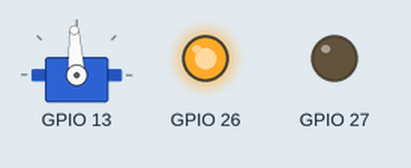
This sketch was run on a simulated ESP32. On the bench: servo, output pins drawn as LEDs (lit = HIGH). Servo pulses on a pin are drawn as a servo (544–2400 µs = 0–180°); what the sketch prints to the serial monitor is not drawn.

Above: at 0.05 s.
At 10.0 s:
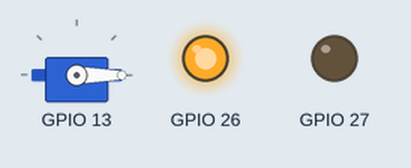
At 20.0 s:
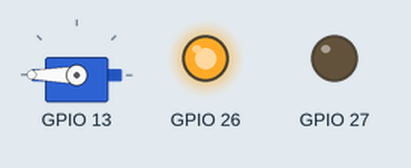
Timing chart, 0 to 23.0 s (numbered marks = the images above):
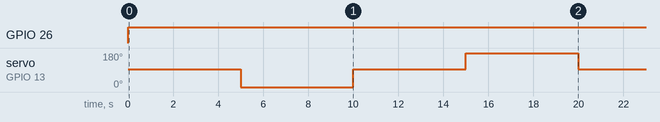

The sketch:

MCPWM.ino
```cpp
//舵机与电机结合到一起

#include "driver/mcpwm.h"

void setup() {
  Serial.begin(115200);

  //初始化gpio口
  mcpwm_gpio_init(MCPWM_UNIT_1,MCPWM1A,13);//设置舵机脚
  mcpwm_gpio_init(MCPWM_UNIT_0,MCPWM0A,26);//设置电机
  mcpwm_gpio_init(MCPWM_UNIT_0,MCPWM0B,27);//设置电机

  //通过mcpwm_config_t结构体为定时器设置频率和初始值  舵机
  mcpwm_config_t servo_pwm_config;
  servo_pwm_config.frequency = 50;
  servo_pwm_config.cmpr_a = 0;
  servo_pwm_config.duty_mode = MCPWM_DUTY_MODE_0;
  servo_pwm_config.counter_mode = MCPWM_UP_COUNTER;

  //通过mcpwm_config_t结构体为定时器设置频率和初始值  电机
  mcpwm_config_t motor_pwm_config = {
    .frequency = 1000,
    .cmpr_a = 0,
    .cmpr_b = 0,
    .duty_mode = MCPWM_DUTY_MODE_0,
    .counter_mode = MCPWM_UP_COUNTER,
    };

  //使用以上设置配置PWM1A
  mcpwm_init(MCPWM_UNIT_1,MCPWM_TIMER_1,&servo_pwm_config);
  //使用以上设置配置PWM0A和PWM0B
  mcpwm_init(MCPWM_UNIT_0,MCPWM_TIMER_0,&servo_pwm_config);
}

void loop() {
  Serial.println("Setting motor pwm success!");
  mcpwm_set_duty(MCPWM_UNIT_0,MCPWM_TIMER_0,MCPWM_OPR_A,100);//全速前进
  mcpwm_set_duty(MCPWM_UNIT_0,MCPWM_TIMER_0,MCPWM_OPR_B,0);

  mcpwm_set_duty(MCPWM_UNIT_1,MCPWM_TIMER_1,MCPWM_OPR_A,7.5);//直行
  delay(5000);
  mcpwm_set_duty(MCPWM_UNIT_1,MCPWM_TIMER_1,MCPWM_OPR_A,2.5);//左转
  delay(5000);
  mcpwm_set_duty(MCPWM_UNIT_1,MCPWM_TIMER_1,MCPWM_OPR_A,7.5);
  delay(5000);
  mcpwm_set_duty(MCPWM_UNIT_1,MCPWM_TIMER_1,MCPWM_OPR_A,12.5);//右转
  delay(5000);
}
```

Measured:
- by itself, GPIO 26: LOW → HIGH at 0.00 s
- by itself, servo on GPIO 13: repeats every 20.0 s: 93° 5.0 s, 180° 5.0 s, 93° 5.0 s, 0° 5.0 s
